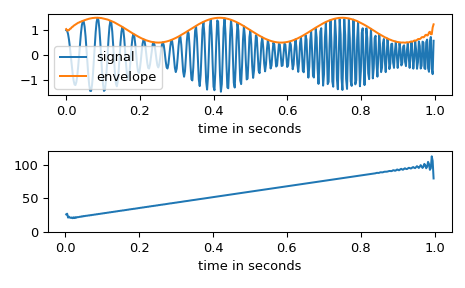

Python code for this plot:
# In this example we use the Hilbert transform to determine the amplitude
# envelope and instantaneous frequency of an amplitude-modulated signal.

import numpy as np
import matplotlib.pyplot as plt
from scipy.signal import hilbert, chirp

duration = 1.0
fs = 400.0
samples = int(fs*duration)
t = np.arange(samples) / fs

# We create a chirp of which the frequency increases from 20 Hz to 100 Hz and
# apply an amplitude modulation.

signal = chirp(t, 20.0, t[-1], 100.0)
signal *= (1.0 + 0.5 * np.sin(2.0*np.pi*3.0*t) )

# The amplitude envelope is given by magnitude of the analytic signal. The
# instantaneous frequency can be obtained by differentiating the
# instantaneous phase in respect to time. The instantaneous phase corresponds
# to the phase angle of the analytic signal.

analytic_signal = hilbert(signal)
amplitude_envelope = np.abs(analytic_signal)
instantaneous_phase = np.unwrap(np.angle(analytic_signal))
instantaneous_frequency = (np.diff(instantaneous_phase) /
                           (2.0*np.pi) * fs)

fig, (ax0, ax1) = plt.subplots(nrows=2)
ax0.plot(t, signal, label='signal')
ax0.plot(t, amplitude_envelope, label='envelope')
ax0.set_xlabel("time in seconds")
ax0.legend()
ax1.plot(t[1:], instantaneous_frequency)
ax1.set_xlabel("time in seconds")
ax1.set_ylim(0.0, 120.0)
fig.tight_layout()
